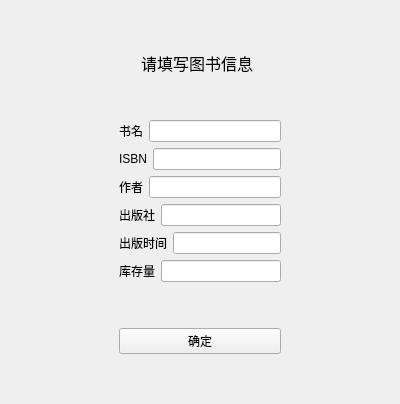
<?xml version="1.0" encoding="UTF-8"?>
<ui version="4.0">
 <class>NewBook</class>
 <widget class="QWidget" name="NewBook">
  <property name="geometry">
   <rect>
    <x>0</x>
    <y>0</y>
    <width>400</width>
    <height>404</height>
   </rect>
  </property>
  <property name="windowTitle">
   <string>NewBook</string>
  </property>
  <layout class="QGridLayout" name="gridLayout">
   <item row="6" column="1">
    <spacer name="verticalSpacer_4">
     <property name="orientation">
      <enum>Qt::Vertical</enum>
     </property>
     <property name="sizeHint" stdset="0">
      <size>
       <width>20</width>
       <height>26</height>
      </size>
     </property>
    </spacer>
   </item>
   <item row="5" column="1">
    <widget class="QPushButton" name="btnConfirm">
     <property name="text">
      <string>确定</string>
     </property>
    </widget>
   </item>
   <item row="3" column="1">
    <layout class="QVBoxLayout" name="verticalLayout">
     <item>
      <layout class="QHBoxLayout" name="horizontalLayout">
       <item>
        <widget class="QLabel" name="label">
         <property name="text">
          <string>书名</string>
         </property>
        </widget>
       </item>
       <item>
        <widget class="QLineEdit" name="nameEdit"/>
       </item>
      </layout>
     </item>
     <item>
      <layout class="QHBoxLayout" name="horizontalLayout_2">
       <item>
        <widget class="QLabel" name="label_2">
         <property name="text">
          <string>ISBN</string>
         </property>
        </widget>
       </item>
       <item>
        <widget class="QLineEdit" name="ISBNEdit"/>
       </item>
      </layout>
     </item>
     <item>
      <layout class="QHBoxLayout" name="horizontalLayout_3">
       <item>
        <widget class="QLabel" name="label_3">
         <property name="text">
          <string>作者</string>
         </property>
        </widget>
       </item>
       <item>
        <widget class="QLineEdit" name="authorEdit"/>
       </item>
      </layout>
     </item>
     <item>
      <layout class="QHBoxLayout" name="horizontalLayout_4">
       <item>
        <widget class="QLabel" name="label_4">
         <property name="text">
          <string>出版社</string>
         </property>
        </widget>
       </item>
       <item>
        <widget class="QLineEdit" name="pubEdit"/>
       </item>
      </layout>
     </item>
     <item>
      <layout class="QHBoxLayout" name="horizontalLayout_5">
       <item>
        <widget class="QLabel" name="label_5">
         <property name="text">
          <string>出版时间</string>
         </property>
        </widget>
       </item>
       <item>
        <widget class="QLineEdit" name="pubtimeEdit"/>
       </item>
      </layout>
     </item>
     <item>
      <layout class="QHBoxLayout" name="horizontalLayout_6">
       <item>
        <widget class="QLabel" name="label_6">
         <property name="text">
          <string>库存量</string>
         </property>
        </widget>
       </item>
       <item>
        <widget class="QLineEdit" name="storageCountEdit"/>
       </item>
      </layout>
     </item>
    </layout>
   </item>
   <item row="1" column="2">
    <spacer name="horizontalSpacer_2">
     <property name="orientation">
      <enum>Qt::Horizontal</enum>
     </property>
     <property name="sizeHint" stdset="0">
      <size>
       <width>86</width>
       <height>20</height>
      </size>
     </property>
    </spacer>
   </item>
   <item row="1" column="0">
    <spacer name="horizontalSpacer">
     <property name="orientation">
      <enum>Qt::Horizontal</enum>
     </property>
     <property name="sizeHint" stdset="0">
      <size>
       <width>87</width>
       <height>20</height>
      </size>
     </property>
    </spacer>
   </item>
   <item row="2" column="1">
    <spacer name="verticalSpacer_2">
     <property name="orientation">
      <enum>Qt::Vertical</enum>
     </property>
     <property name="sizeHint" stdset="0">
      <size>
       <width>20</width>
       <height>38</height>
      </size>
     </property>
    </spacer>
   </item>
   <item row="3" column="2">
    <spacer name="horizontalSpacer_4">
     <property name="orientation">
      <enum>Qt::Horizontal</enum>
     </property>
     <property name="sizeHint" stdset="0">
      <size>
       <width>86</width>
       <height>20</height>
      </size>
     </property>
    </spacer>
   </item>
   <item row="4" column="1">
    <spacer name="verticalSpacer_3">
     <property name="orientation">
      <enum>Qt::Vertical</enum>
     </property>
     <property name="sizeHint" stdset="0">
      <size>
       <width>20</width>
       <height>26</height>
      </size>
     </property>
    </spacer>
   </item>
   <item row="5" column="2">
    <spacer name="horizontalSpacer_6">
     <property name="orientation">
      <enum>Qt::Horizontal</enum>
     </property>
     <property name="sizeHint" stdset="0">
      <size>
       <width>86</width>
       <height>20</height>
      </size>
     </property>
    </spacer>
   </item>
   <item row="0" column="1">
    <spacer name="verticalSpacer">
     <property name="orientation">
      <enum>Qt::Vertical</enum>
     </property>
     <property name="sizeHint" stdset="0">
      <size>
       <width>20</width>
       <height>38</height>
      </size>
     </property>
    </spacer>
   </item>
   <item row="1" column="1">
    <widget class="QLabel" name="label_8">
     <property name="font">
      <font>
       <pointsize>12</pointsize>
      </font>
     </property>
     <property name="text">
      <string>     请填写图书信息</string>
     </property>
    </widget>
   </item>
   <item row="5" column="0">
    <spacer name="horizontalSpacer_5">
     <property name="orientation">
      <enum>Qt::Horizontal</enum>
     </property>
     <property name="sizeHint" stdset="0">
      <size>
       <width>87</width>
       <height>20</height>
      </size>
     </property>
    </spacer>
   </item>
   <item row="3" column="0">
    <spacer name="horizontalSpacer_3">
     <property name="orientation">
      <enum>Qt::Horizontal</enum>
     </property>
     <property name="sizeHint" stdset="0">
      <size>
       <width>87</width>
       <height>20</height>
      </size>
     </property>
    </spacer>
   </item>
  </layout>
 </widget>
 <layoutdefault spacing="6" margin="11"/>
 <resources/>
 <connections/>
</ui>
